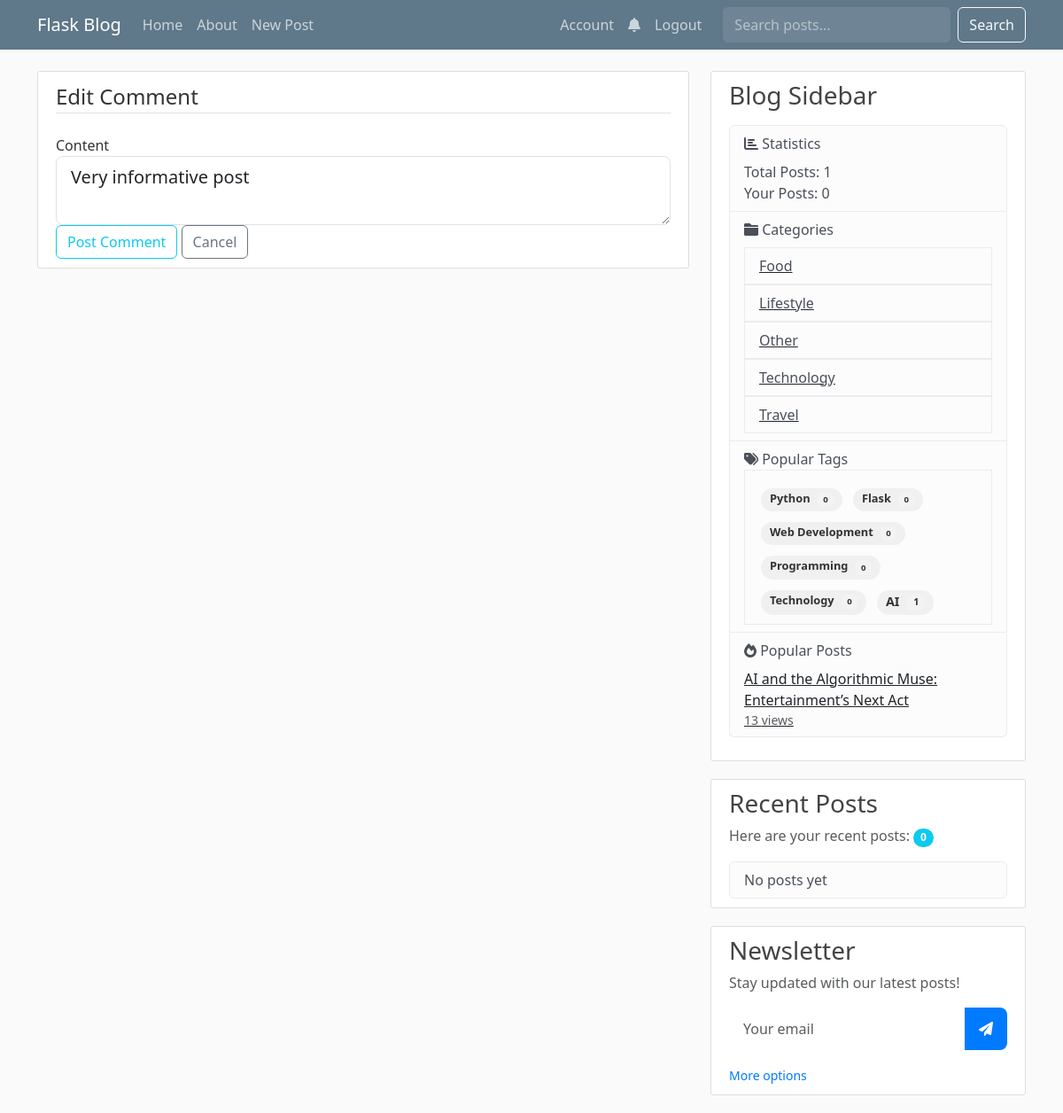
The page /comment/1/edit (signed in) on the database its author committed.
### flaskblog.py (models this page shows, shortened)
class Comment(db.Model):
    id = db.Column(db.Integer, primary_key=True)
    content = db.Column(db.Text, nullable=False)
    created_at = db.Column(db.DateTime, nullable=False, default=datetime.utcnow)
    user_id = db.Column(db.Integer, db.ForeignKey('user.id'), nullable=False)
    post_id = db.Column(db.Integer, db.ForeignKey('post.id'), nullable=False)
    parent_id = db.Column(db.Integer, db.ForeignKey('comment.id'), nullable=True)
    author = db.relationship('User', back_populates='comments')
    post = db.relationship('Post', back_populates='comments')
    parent = db.relationship('Comment', remote_side=[id], backref=db.backref('replies', lazy=True))

class Category(db.Model):
    id = db.Column(db.Integer, primary_key=True)
    name = db.Column(db.String(50), unique=True, nullable=False)
    description = db.Column(db.String(200))
    slug = db.Column(db.String(50), unique=True)

class Tag(db.Model):
    id = db.Column(db.Integer, primary_key=True)
    name = db.Column(db.String(50), unique=True, nullable=False)
    description = db.Column(db.String(200))
    slug = db.Column(db.String(50), unique=True)
    posts = db.relationship('Post', secondary=post_tags, backref=db.backref('tags', lazy='dynamic'))

class Post(db.Model):
    id = db.Column(db.Integer, primary_key=True)
    title = db.Column(db.String(100), nullable=False)
    date_posted = db.Column(db.DateTime, nullable=False, default=datetime.utcnow)
    content = db.Column(db.Text, nullable=False)
    image_file = db.Column(db.String(20), nullable=True)
    user_id = db.Column(db.Integer, db.ForeignKey('user.id'), nullable=False)
    category_id = db.Column(db.Integer, db.ForeignKey('category.id'), nullable=True)
    category = db.relationship('Category', backref=db.backref('posts', lazy=True))
    views = db.Column(db.Integer, default=0)
    status = db.Column(db.String(20), default='published')  # published, draft, scheduled
    publish_date = db.Column(db.DateTime)
    likes = db.relationship('Like', backref='post', lazy=True)
    comments = db.relationship('Comment', back_populates='post', lazy=True)

### flaskblog.py (the view)
@app.route("/comment/<int:comment_id>/edit", methods=['GET', 'POST'])
@login_required
def edit_comment(comment_id):
    comment = Comment.query.get_or_404(comment_id)
    if comment.author != current_user:
        abort(403)
    form = CommentForm()
    if form.validate_on_submit():
        comment.content = form.content.data
        db.session.commit()
        flash('Your comment has been updated!', 'success')
        return redirect(url_for('post', post_id=comment.post_id))
    elif request.method == 'GET':
        form.content.data = comment.content
    return render_template('edit_comment.html',
                          title='Edit Comment',
                          form=form,
                          comment=comment,
                          **get_sidebar_data())

### flaskblog.py
class CommentForm(FlaskForm):
    content = TextAreaField('Content', validators=[DataRequired()])
    parent_id = HiddenField('Parent Comment ID')
    submit = SubmitField('Post Comment')

### flaskblog.py (called while the page is built)
@app.context_processor
def inject_csrf_token():
    return dict(csrf_token=lambda: generate_csrf())

@login_manager.user_loader
def load_user(user_id):
    return db.session.get(User, int(user_id))

### templates/edit_comment.html (shortened to what this page needs)
{% extends "layout.html" %}
{% block content %}
<div class="content-section">
    <form method="POST" action="">
        <fieldset class="form-group">
            <legend class="border-bottom mb-4">Edit Comment</legend>
            <div class="form-group">
                {{ form.content.label(class="form-control-label") }}
                {% if form.content.errors %}
                    {{ form.content(class="form-control form-control-lg is-invalid") }}
                    <div class="invalid-feedback">
                        {% for error in form.content.errors %}
                            <span>{{ error }}</span>
                        {% endfor %}
                    </div>
                {% else %}
                    {{ form.content(class="form-control form-control-lg") }}
                {% endif %}
            </div>
        </fieldset>
        <div class="form-group">
            {{ form.submit(class="btn btn-outline-info") }}
            <a class="btn btn-outline-secondary" href="{{ url_for('post', post_id=comment.post_id) }}">Cancel</a>
        </div>
    </form>
</div>
{% endblock content %}

### templates/layout.html (shortened to what this page needs)
<!doctype html>
<html lang="en">
  <head>
    <link href="https://cdn.jsdelivr.net/npm/bootstrap@5.3.2/dist/css/bootstrap.min.css" rel="stylesheet">
    <link rel="stylesheet" href="https://cdnjs.cloudflare.com/ajax/libs/font-awesome/6.0.0/css/all.min.css">
    <link rel="stylesheet" type="text/css" href="{{ url_for('static', filename='main.css') }}">
  </head>
<body>
    <header class="site-header">
      <nav class="navbar navbar-expand-md navbar-dark bg-steel fixed-top">
        <div class="container">
          <a class="navbar-brand mr-4" href="{{ url_for('home') }}">Flask Blog</a>
          <div class="collapse navbar-collapse" id="navbarToggle">
            <div class="navbar-nav me-auto">
              <a class="nav-item nav-link" href="{{ url_for('home') }}">Home</a>
              <a class="nav-item nav-link" href="{{ url_for('about') }}">About</a>
              {% if current_user.is_authenticated %}
                <a class="nav-item nav-link" href="{{ url_for('new_post') }}">New Post</a>
              {% endif %}
            </div>
            <div class="navbar-nav">
              {% if current_user.is_authenticated %}
                <a class="nav-item nav-link" href="{{ url_for('account') }}">Account</a>
                <a class="nav-item nav-link position-relative" href="{{ url_for('notifications') }}">
                    <i class="fas fa-bell"></i>
                </a>
                <a class="nav-item nav-link" href="{{ url_for('logout') }}">Logout</a>
              {% else %}
                <a class="nav-item nav-link" href="{{ url_for('login') }}">Login</a>
                <a class="nav-item nav-link" href="{{ url_for('register') }}">Register</a>
              {% endif %}
              <form class="d-flex ms-3" action="{{ url_for('search') }}" method="get">
                <input class="form-control me-2" type="search" placeholder="Search posts..." name="q" aria-label="Search">
                <button class="btn btn-outline-light" type="submit">Search</button>
              </form>
            </div>
          </div>
        </div>
      </nav>
    </header>
    <main role="main" class="container">
      <div class="row">
        <div class="col-md-8">
          {% block content %}{% endblock %}
        </div>
        <div class="col-md-4">
          <div class="content-section">
            <h3>Blog Sidebar</h3>
            <p class='text-muted'>
                <ul class="list-group">
                    <li class="list-group-item list-group-item-light">
                        <i class="fas fa-chart-bar"></i> Statistics
                        <ul class="list-unstyled mt-2">
                            <li>Total Posts: {{ total_posts }}</li>
                            {% if current_user.is_authenticated %}
                                <li>Your Posts: {{ user_post_count }}</li>
                            {% endif %}
                        </ul>
                    </li>
                    <li class="list-group-item list-group-item-light">
                        <i class="fas fa-folder"></i> Categories
                        <ul class="list-group mt-2">
                            {% for category in categories %}
                              <a href="{{ url_for('category_posts', category_id=category.id) }}" class="text-dark">
                                <li class="list-group-item list-group-item-light"> {{ category.name }}</li>
                              </a>
                            {% endfor %}
                        </ul>
                    </li>
                    <li class="list-group-item list-group-item-light">
                        <i class="fas fa-tags"></i> Popular Tags
                        <div class="list-group-item">
                          <div class="tag-cloud">
                            {% for tag in tags %}
                            <a href="{{ url_for('tag_posts', tag_name=tag.name) }}"
                               class="tag-cloud-item badge badge-secondary"
                               style="font-size: {{ 0.8 + tag.posts|length * 0.1 }}rem">
                              {{ tag.name }}
                              <span class="badge badge-light">{{ tag.posts|length }}</span>
                            </a>
                            {% endfor %}
                          </div>
                        </div>
                    </li>
                    <li class="list-group-item list-group-item-light">
                        <i class="fas fa-fire"></i> Popular Posts
                        <ul class="list-unstyled mt-2">
                            {% for post in popular_posts %}
                                <li>
                                    <a href="{{ url_for('post', post_id=post.id) }}" class="text-dark">
                                        {{ post.title }}
                                        <small class="text-muted d-block">{{ post.views }} views</small>
                                    </a>
                                </li>
                            {% endfor %}
                        </ul>
                    </li>
                </ul>
            </p>
          </div>
          <div class="content-section">
            <h3>Recent Posts</h3>
            {% if current_user.is_authenticated %}
              <p class='text-muted'>Here are your recent posts: <span class="badge bg-info rounded-pill">{{ user_post_count }}</span></p>
              <ul class="list-group">
                {% for post in current_user.posts[:3] %}
                  <li class="list-group-item list-group-item-light">
                    <a href="{{ url_for('post', post_id=post.id) }}" class="article-title">{{ post.title }}</a>
                    <small class="text-muted">{{ post.date_posted.strftime('%Y-%m-%d') }}</small>
                  </li>
                {% else %}
                  <li class="list-group-item list-group-item-light">No posts yet</li>
                {% endfor %}
              </ul>
            {% else %}
              <p class='text-muted'>Please log in to see your recent posts.</p>
            {% endif %}
          </div>
          <div class="content-section">
            <h3>Newsletter</h3>
            <p class='text-muted'>Stay updated with our latest posts!</p>
            <form action="{{ url_for('subscribe_newsletter') }}" method="post" class="newsletter-form">
              <div class="input-group mb-3">
                <input type="email" name="email" class="form-control" placeholder="Your email" required>
                <button class="btn btn-outline-secondary" type="submit">
                  <i class="fas fa-paper-plane"></i>
                </button>
              </div>
              <small class="text-muted">
                <a href="{{ url_for('subscribe_newsletter') }}">More options</a>
              </small>
            </form>
          </div>
        </div>
      </div>
    </main>
</body>
</html>

### static/main.css (style rules this page uses)
body { background: #fafafa; color: #333333; margin-top: 5rem; }
h1, h2, h3, h4, h5, h6 { color: #444444; }
.bg-steel { background-color: #5f788a; }
.site-header .navbar-nav .nav-link { color: #cbd5db; }
.content-section { background: #ffffff; padding: 10px 20px; border: 1px solid #dddddd; border-radius: 3px; margin-bottom: 20px; }
.tag-cloud { display: flex; flex-wrap: wrap; gap: 8px; margin-top: 10px; }
.tag-cloud-item { display: inline-block; padding: 5px 10px; margin: 2px; border-radius: 20px; background-color: #f0f0f0; color: #333; text-decoration: none; transition: all 0.3s ease; font-size: 0.9rem; }
.tag-cloud-item .badge { margin-left: 5px; background-color: rgba(255, 255, 255, 0.2); color: inherit; }
.navbar .form-control { background-color: rgba(255, 255, 255, 0.1); border-color: rgba(255, 255, 255, 0.1); color: #fff; }
.navbar .form-control::placeholder { color: rgba(255, 255, 255, 0.5); }
.newsletter-form .input-group { background: rgba(255, 255, 255, 0.1); border-radius: 0.5rem; overflow: hidden; }
.newsletter-form .form-control { background: transparent; border: none; color: #333; padding: 0.75rem 1rem; }
.newsletter-form .btn { border: none; padding: 0.75rem 1rem; background: #007bff; color: white; transition: all 0.3s ease; }
.newsletter-form small a { color: #007bff; text-decoration: none; transition: color 0.3s ease; }

### rows shown on the page
Comment: content "Very informative post"
Category: name "Food"
Category: name "Lifestyle"
Category: name "Other"
Category: name "Technology"
Category: name "Travel"
Tag: name "Python", posts|length "0"
Tag: name "Flask", posts|length "0"
Tag: name "Web Development", posts|length "0"
Tag: name "Programming", posts|length "0"
Tag: name "Technology", posts|length "0"
Tag: name "AI", posts|length "1"
Post: title "AI and the Algorithmic Muse: Entertainment’s Next Act", views "13"

### other values the page prints
{{ total_posts }} "1"
{{ user_post_count }} "0"
